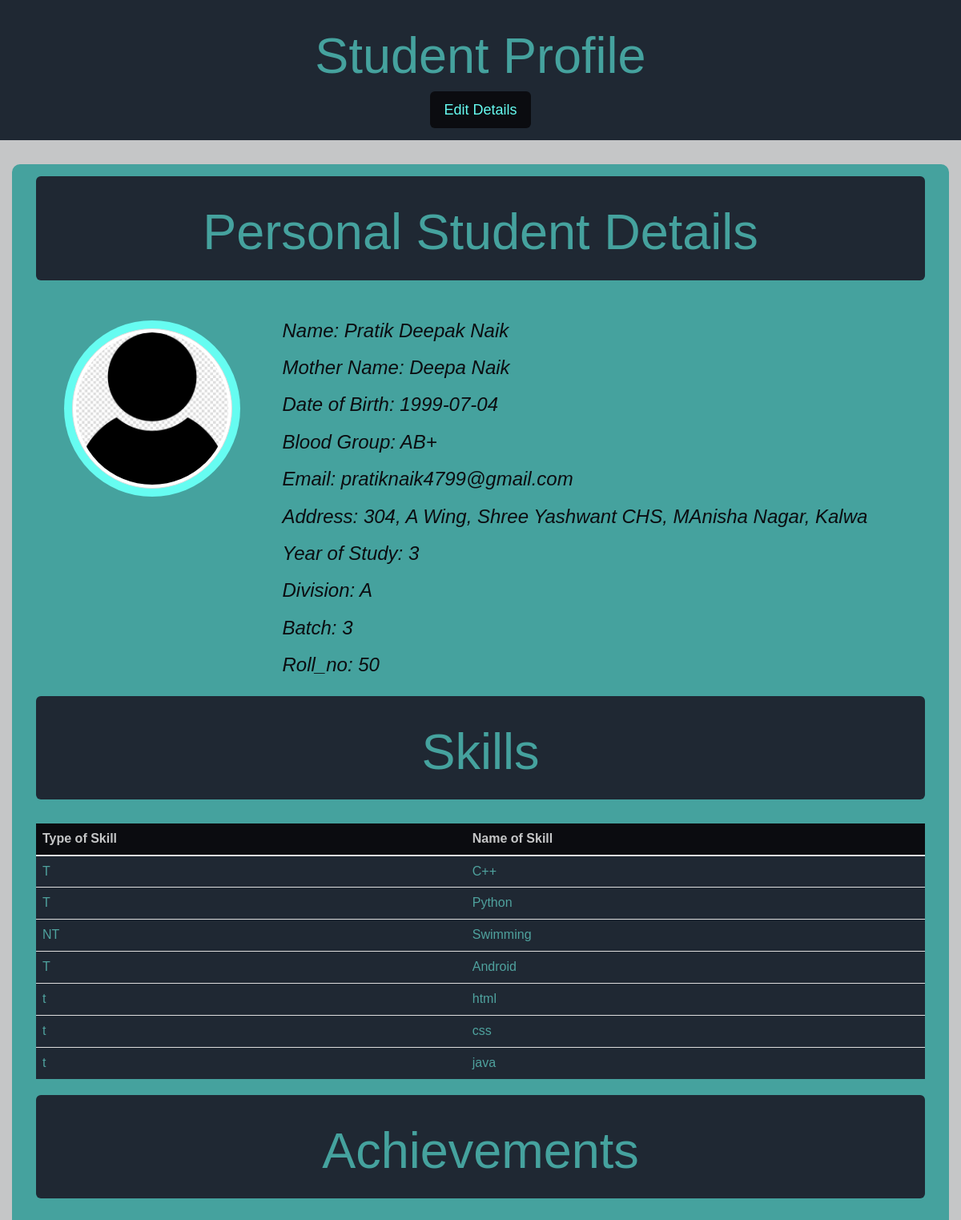
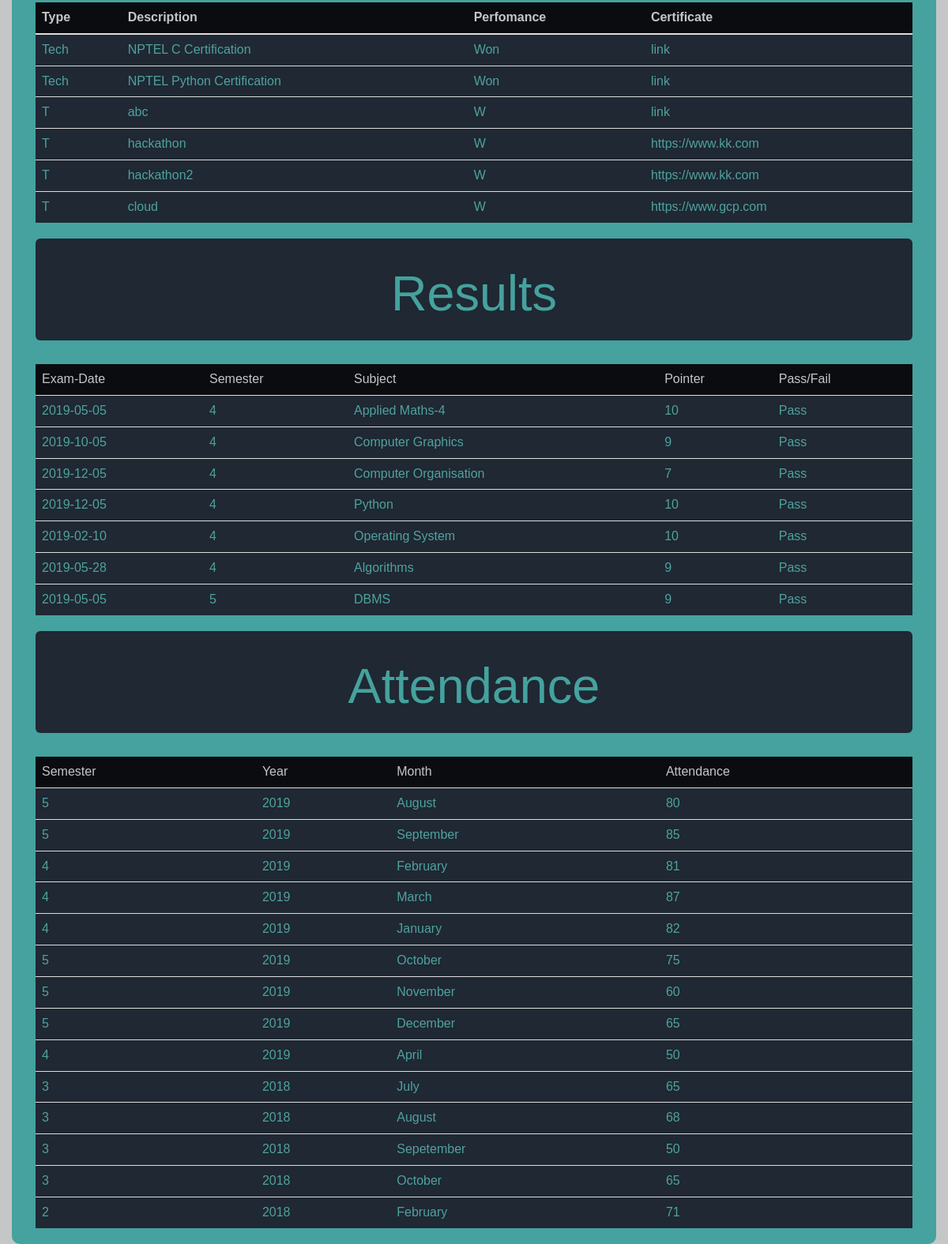
Page /student_form.php (signed in) on the committed database (2 pictures, top to bottom).
### tables this page shows
CREATE TABLE `students` (
  `student_id` int(11) NOT NULL,
  `First` varchar(100) NOT NULL,
  `Middle` varchar(100) NOT NULL,
  `Last` varchar(100) NOT NULL,
  `Mother` varchar(100) NOT NULL,
  `Date_of_birth` date NOT NULL,
  `Blood_grp` varchar(4) NOT NULL,
  `Study_year` int(4) NOT NULL,
  `Admission_year` int(255) NOT NULL,
  `Division` varchar(1) NOT NULL,
  `Roll_no` int(100) NOT NULL,
  `Batch` int(1) NOT NULL
);

CREATE TABLE `student_email` (
  `student_id` int(11) NOT NULL,
  `Email` varchar(100) NOT NULL
);

CREATE TABLE `student_address` (
  `student_id` int(11) NOT NULL,
  `Location` varchar(300) NOT NULL
);

CREATE TABLE `skills` (
  `student_id` int(11) NOT NULL,
  `Type` varchar(2) NOT NULL,
  `Skill_name` varchar(100) NOT NULL
);

CREATE TABLE `achivements` (
  `student_id` int(11) NOT NULL,
  `Tech/NonTech` varchar(20) NOT NULL,
  `Description` varchar(300) NOT NULL,
  `Won/Lost` varchar(5) NOT NULL,
  `Certificate` varchar(100) NOT NULL
);

CREATE TABLE `result` (
  `student_id` int(11) NOT NULL,
  `Semester` int(1) NOT NULL,
  `Exam_date` date NOT NULL,
  `Subject` varchar(50) NOT NULL,
  `Pointer` int(5) NOT NULL,
  `Pass/Fail` varchar(11) NOT NULL
);

CREATE TABLE `attendance` (
  `student_id` int(11) NOT NULL,
  `Semester` int(1) NOT NULL,
  `Year` int(1) NOT NULL,
  `Month` varchar(20) NOT NULL,
  `attend` int(11) NOT NULL
);

### student_form.php (the view, shortened to what this page needs)
<html>
  <head>
      <link rel="stylesheet" href="https://maxcdn.bootstrapcdn.com/bootstrap/3.4.0/css/bootstrap.min.css">
  </head>
  <body>
    <?php
      $servername="localhost";
      $conn = mysqli_connect($servername,"root","","computer_dept") ;
      $id = $_SESSION['id'];
      $qp = "select * from students natural join student_email natural join student_address where student_id=$id";
      $queryp = mysqli_query($conn, $qp);
      $detail = mysqli_fetch_assoc($queryp);
      $qs = "select * from skills where student_id=$id";
      $querys = mysqli_query($conn, $qs);
      $qa = "select * from achivements where student_id=$id";
      $querya = mysqli_query($conn, $qa);
      $qr = "select * from result where student_id=$id";
      $queryr = mysqli_query($conn, $qr);
      $qat = "select * from attendance where student_id=$id";
      $queryat = mysqli_query($conn, $qat);
    ?>
    <div class="jumbotron text-center title">
      <h1>Student Profile</h1>
      <button type="button" class="btn btn-lg" onclick="editDetails()">Edit Details</button>
    </div>
    <div class="container page">
      <div class="container-fluid" id="displayBox">
          <div class="jumbotron text-center">
              <h1>Personal Student Details</h1>
          </div>
          <div class="container name">
              <div class="row">
                <div class="col-md-3">
                    <div class="container text-center heading">
                        <img src="contact.jpg" alt="pratik" class="thumbnail">
                    </div>
                </div>
                <div class="col-md-9">
                    <h3>Name: <?php echo $detail['First'].' '.$detail['Middle'].' '.$detail['Last']; ?></h3>
                    <h3>Mother Name: <?php echo $detail['Mother'].' '.$detail['Last']; ?></h3>
                    <h3>Date of Birth: <?php echo $detail['Date_of_birth']; ?></h3>
                    <h3>Blood Group: <?php echo $detail['Blood_grp']; ?></h3>
                    <h3>Email: <?php echo $detail['Email']; ?></h3>
                    <h3>Address: <?php echo $detail['Location']; ?></h3>
                    <h3>Year of Study: <?php echo $detail['Study_year']; ?></h3>
                    <h3>Division: <?php echo $detail['Division']; ?></h3>
                    <h3>Batch: <?php echo $detail['Batch']; ?></h3>
                    <h3>Roll_no: <?php echo $detail['Roll_no']; ?></h3>
                </div>
              </div>
          </div>
          <div class="jumbotron text-center">
              <h1>Skills</h1>
          </div>
          <table class="table">
              <thead>
                  <tr>
                      <th>Type of Skill</th>
                      <th>Name of Skill</th>
                  </tr>
              </thead>
              <tbody>
                  <?php
                      while($rows=mysqli_fetch_assoc($querys))
                      {
                  ?>
                  <tr class="rows">
                          <td><?php echo $rows['Type']; ?></td>
                          <td><?php echo $rows['Skill_name']; ?></td>
                  </tr>
                  <?php
                  }
                  ?>
              </tbody>
          <table>
          <div class="jumbotron text-center">
              <h1>Achievements</h1>
          </div>
          <table class="table">
              <thead>
                  <tr>
                      <th>Type</th>
                      <th>Description</th>
                      <th>Perfomance</th>
                      <th>Certificate</th>
                  </tr>
              </thead>
              <tbody>
                  <?php
                      while($rows=mysqli_fetch_assoc($querya))
                      {
                  ?>
                  <tr class="rows">
                          <td><?php echo $rows['Tech/NonTech']; ?></td>
                          <td><?php echo $rows['Description']; ?></td>
                          <td><?php echo $rows['Won/Lost']; ?></td>
                          <td><?php echo $rows['Certificate']; ?></td>
                  </tr>
                  <?php
                  }
                  ?>
              </tbody>
          <table>
          <div class="jumbotron text-center">
              <h1>Results</h1>
          </div>
          <table class="table" >
              <thead class="thead-dark">
                <tr class="table-active">
                <td>Exam-Date</td>
                <td>Semester</td>
                <td>Subject</td>
                <td>Pointer</td>
                <td>Pass/Fail</td>
                </tr>
              </thead>
              <tbody>
                <?php
                  while($rows=mysqli_fetch_assoc($queryr))
                  {
                ?>
                <tr class="rows">
                    <td><?php echo $rows['Exam_date']; ?></td>
                    <td><?php echo $rows['Semester']; ?></td>
                    <td><?php echo $rows['Subject']; ?></td>
                    <td><?php echo $rows['Pointer']; ?></td>
                    <td><?php echo $rows['Pass/Fail']; ?></td>
                </tr>
                <?php
                  }
                ?>
              </tbody>
          </table>
          <div class="jumbotron text-center">
              <h1>Attendance</h1>
          </div>
          <table class="table" >
              <thead class="thead-dark">
                <tr class="table-active">
                <td>Semester</td>
                <td>Year</td>
                <td>Month</td>
                <td>Attendance</td>
                </tr>
              </thead>
              <tbody>
                <?php
                  while($rows=mysqli_fetch_assoc($queryat))
                  {
                ?>
                <tr class="rows">
                  <td><?php echo $rows['Semester']; ?></td>
                  <td><?php echo $rows['Year']; ?></td>
                  <td><?php echo $rows['Month']; ?></td>
                  <td><?php echo $rows['attend']; ?></td>
                </tr>
                <?php
                  }
                ?>
              </tbody>
          </table>
      </div>
    </div>
  </body>
</html>

### student_form.php (style rules this page uses)
body { background-color: #C5C6C7; }
.container.page { background-color: #45A29E; color: #0B0C10; border-radius: 10px; }
.container.name { font-family: 'Trebuchet MS', 'Lucida Sans Unicode', 'Lucida Grande', 'Lucida Sans', Arial, sans-serif; font-size: 20px; font-style: italic; }
.thumbnail { width: 200px; height: 200px; border-radius: 50%; }
.heading { width: 220px; height: 220px; margin: 20px 20px 20px 20px; background-color: #66FCF1; border-radius: 100%; padding: 10px; }
.jumbotron { background-color: #1F2833; color: #45A29E; font-size: 25px; font-family: Arial, Helvetica, sans-serif; padding: 15px; width: 100%; margin-top: 15px; }
.title { margin-top: 0px; width: 100%; border-radius: 20px; border-radius: 0; }
.table { background-color: #1F2833; color: #4FA29E; font-family: 'Franklin Gothic Medium', 'Arial Narrow', Arial, sans-serif; }
thead { background-color: #0B0C10; color: #C5C6C7; }
button { background-color: #0B0C10; border: 1px solid #66FCF1; color: #66FCF1; font-family: 'Franklin Gothic Medium', 'Arial Narrow', Arial, sans-serif; }

### rows in the picture
students: First "Pratik", Middle "Deepak", Last "Naik", Mother "Deepa", Date_of_birth "1999-07-04", Blood_grp "AB+", student_email.Email "pratiknaik4799@gmail.com", student_address.Location "304, A Wing, Shree Yashwant CHS, MAnisha Nagar, Kalwa", Study_year "3", Division "A", Batch "3", Roll_no "50"
skills: Type "T", Skill_name "C++"
skills: Type "T", Skill_name "Python"
skills: Type "NT", Skill_name "Swimming"
skills: Type "T", Skill_name "Android"
skills: Type "t", Skill_name "html"
skills: Type "t", Skill_name "css"
skills: Type "t", Skill_name "java"
achivements: value "Tech", Description "NPTEL C Certification", value "Won", Certificate "link"
achivements: value "Tech", Description "NPTEL Python Certification", value "Won", Certificate "link"
achivements: value "T", Description "abc", value "W", Certificate "link"
achivements: value "T", Description "hackathon", value "W", Certificate "https://www.kk.com"
achivements: value "T", Description "hackathon2", value "W", Certificate "https://www.kk.com"
achivements: value "T", Description "cloud", value "W", Certificate "https://www.gcp.com"
result: Exam_date "2019-05-05", Semester "4", Subject "Applied Maths-4", Pointer "10", value "Pass"
result: Exam_date "2019-10-05", Semester "4", Subject "Computer Graphics", Pointer "9", value "Pass"
result: Exam_date "2019-12-05", Semester "4", Subject "Computer Organisation", Pointer "7", value "Pass"
result: Exam_date "2019-12-05", Semester "4", Subject "Python", Pointer "10", value "Pass"
result: Exam_date "2019-02-10", Semester "4", Subject "Operating System", Pointer "10", value "Pass"
result: Exam_date "2019-05-28", Semester "4", Subject "Algorithms", Pointer "9", value "Pass"
result: Exam_date "2019-05-05", Semester "5", Subject "DBMS", Pointer "9", value "Pass"
attendance: Semester "5", Year "2019", Month "August", attend "80"
attendance: Semester "5", Year "2019", Month "September", attend "85"
attendance: Semester "4", Year "2019", Month "February", attend "81"
attendance: Semester "4", Year "2019", Month "March", attend "87"
attendance: Semester "4", Year "2019", Month "January", attend "82"
attendance: Semester "5", Year "2019", Month "October", attend "75"
attendance: Semester "5", Year "2019", Month "November", attend "60"
attendance: Semester "5", Year "2019", Month "December", attend "65"
attendance: Semester "4", Year "2019", Month "April", attend "50"
attendance: Semester "3", Year "2018", Month "July", attend "65"
attendance: Semester "3", Year "2018", Month "August", attend "68"
attendance: Semester "3", Year "2018", Month "Sepetember", attend "50"
attendance: Semester "3", Year "2018", Month "October", attend "65"
attendance: Semester "2", Year "2018", Month "February", attend "71"
